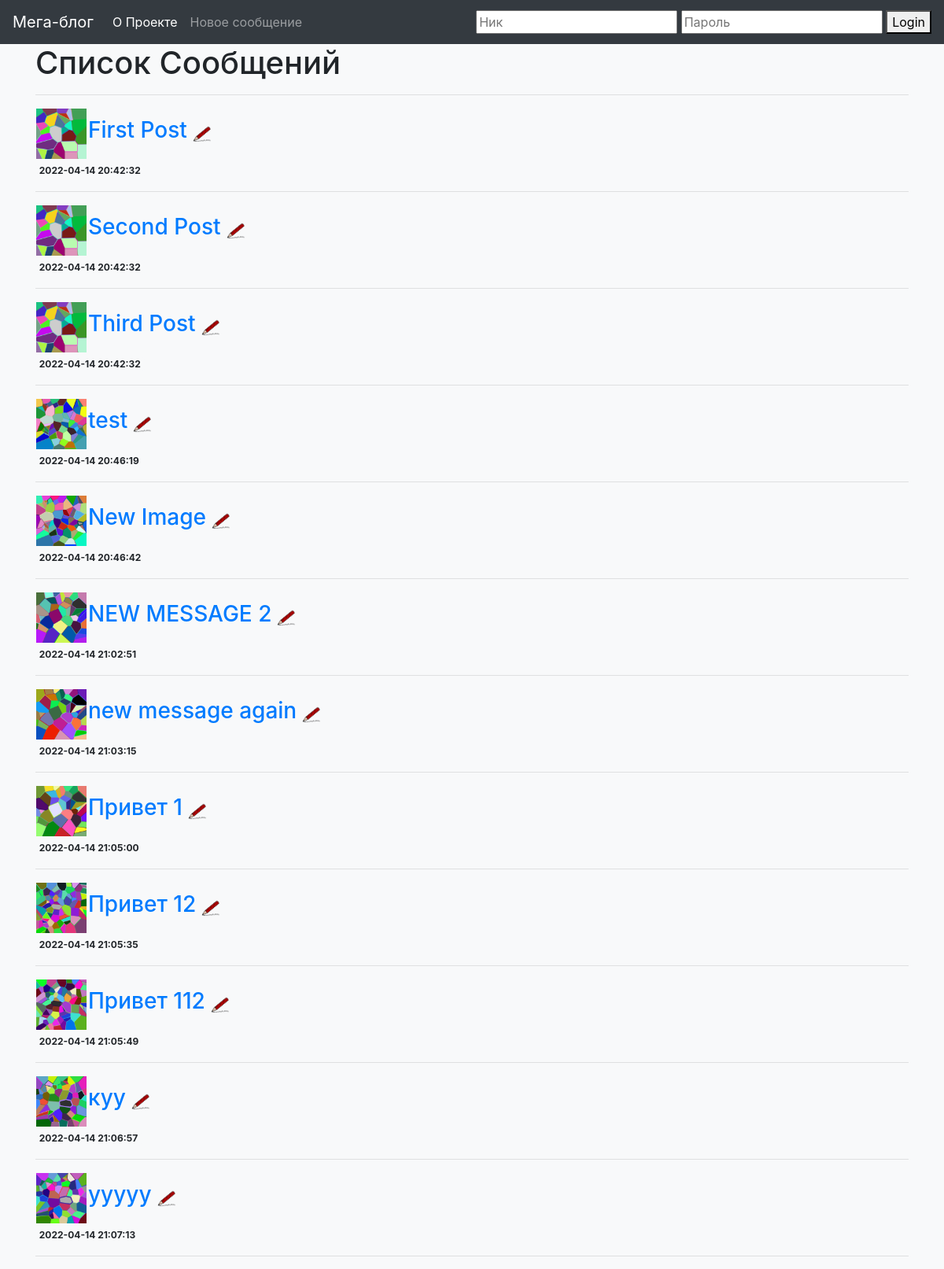
The page / on the database its author committed.
### tables this page shows
CREATE TABLE posts (
    id INTEGER PRIMARY KEY AUTOINCREMENT,
    created TIMESTAMP NOT NULL DEFAULT CURRENT_TIMESTAMP,
    title TEXT NOT NULL,
    content TEXT NOT NULL,
    image TEXT NOT NULL
);

### project.py (the view)
@app.route('/')
def index():
    conn = get_db_connection()
    posts = conn.execute('SELECT * FROM posts').fetchall()
    conn.close()
    return render_template('index.html', posts=posts)

### project.py (called while the page is built)
def get_db_connection():
    conn = sqlite3.connect('database.db')
    conn.row_factory = sqlite3.Row
    return conn

### templates/index.html
{% extends 'base.html' %}
{% block content %}
<h1>{% block title %} Список Сообщений {% endblock %}</h1>
<hr>
{% for post in posts %}
<table>
    <tr>
        <td><img src="{{ url_for('static', filename=post['image']) }}" width="64" height="64" alt="Edit"></td>
        <td><a href="{{ url_for('post', post_id=post['id']) }}">
            <h3>{{ post['title'] }}</h3>
        </a></td>
        <td><a href="{{ url_for('edit', id=post['id']) }}">
            <img src="{{ url_for('static', filename='img/pencil.png') }}" width="32" height="32" alt="Edit">
        </a></td>
    </tr>
</table>
<span class="badge badge-light">{{ post['created'] }}</span>
<hr>
{% endfor %}
{% endblock %}

### rows shown on the page
posts: image (picture), title "First Post", created "2022-04-14 20:42:32"
posts: image (picture), title "Second Post", created "2022-04-14 20:42:32"
posts: image (picture), title "Third Post", created "2022-04-14 20:42:32"
posts: image (picture), title "test", created "2022-04-14 20:46:19"
posts: image (picture), title "New Image", created "2022-04-14 20:46:42"
posts: image (picture), title "NEW MESSAGE 2", created "2022-04-14 21:02:51"
posts: image (picture), title "new message again", created "2022-04-14 21:03:15"
posts: image (picture), title "Привет 1", created "2022-04-14 21:05:00"
posts: image (picture), title "Привет 12", created "2022-04-14 21:05:35"
posts: image (picture), title "Привет 112", created "2022-04-14 21:05:49"
posts: image (picture), title "куу", created "2022-04-14 21:06:57"
posts: image (picture), title "ууууу", created "2022-04-14 21:07:13"
